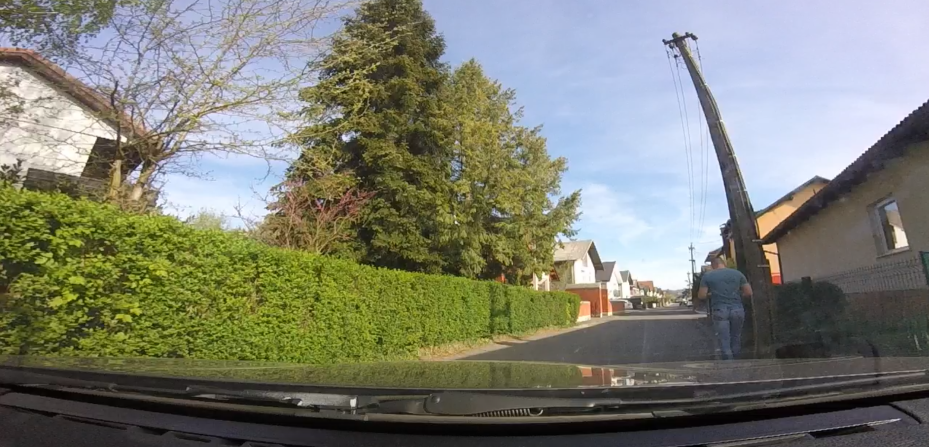
#> input picture detections/danger_detection/slika_02_27.PNG, 1857 x 894 px, found by its file name (shown at 1/2 size)
$ python danger_detection_v1.py
#> lines starting #> are read from the running program, lines starting #| are printed output that depends on the picture; after the words box and inside, x2 and y2 are one past the last pixel; in counts of white or black regions, pixels touching at a corner belong together
#> further down, frame is the input picture: shape (894, 1857, 3); mean B, G, R 114.7, 127.5, 125.4
import numpy as np
import cv2
from shapely.geometry import Polygon, box
import matplotlib.pyplot as plt

# svg crta
danger_zone_points = np.array([
    [0, 560], [520, 530], [610, 500], [700, 500], [770, 530], [1280, 560]
], np.int32).reshape((-1, 1, 2))

# ustvarimo mejo nevarnosti in izrisemo + izris detekcije
def create_danger_zone_image(background_img, danger_zone_points, detections):
    img = background_img.copy()
    img = cv2.resize(img, (1280, 720))
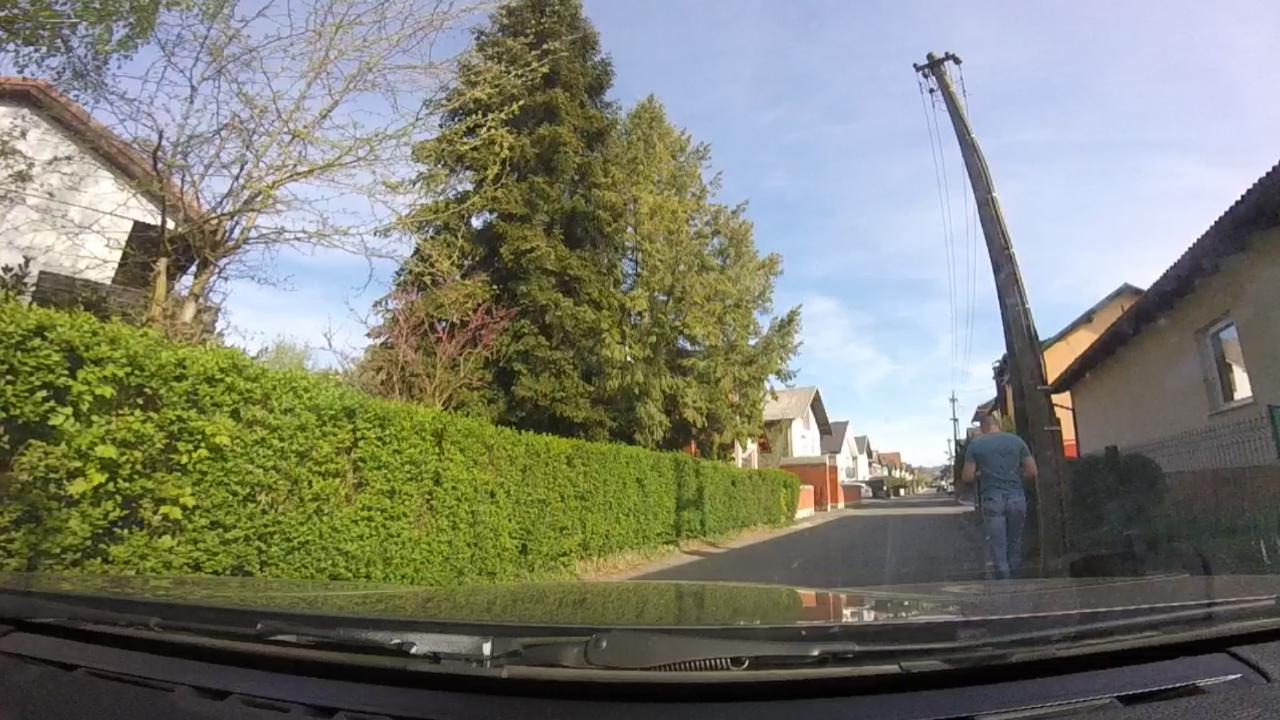
#> img: shape (720, 1280, 3); mean B, G, R 114.6, 127.4, 125.3
    # meja nevarnosti
    cv2.polylines(img, [danger_zone_points], isClosed=False, color=(0, 0, 255), thickness=2)
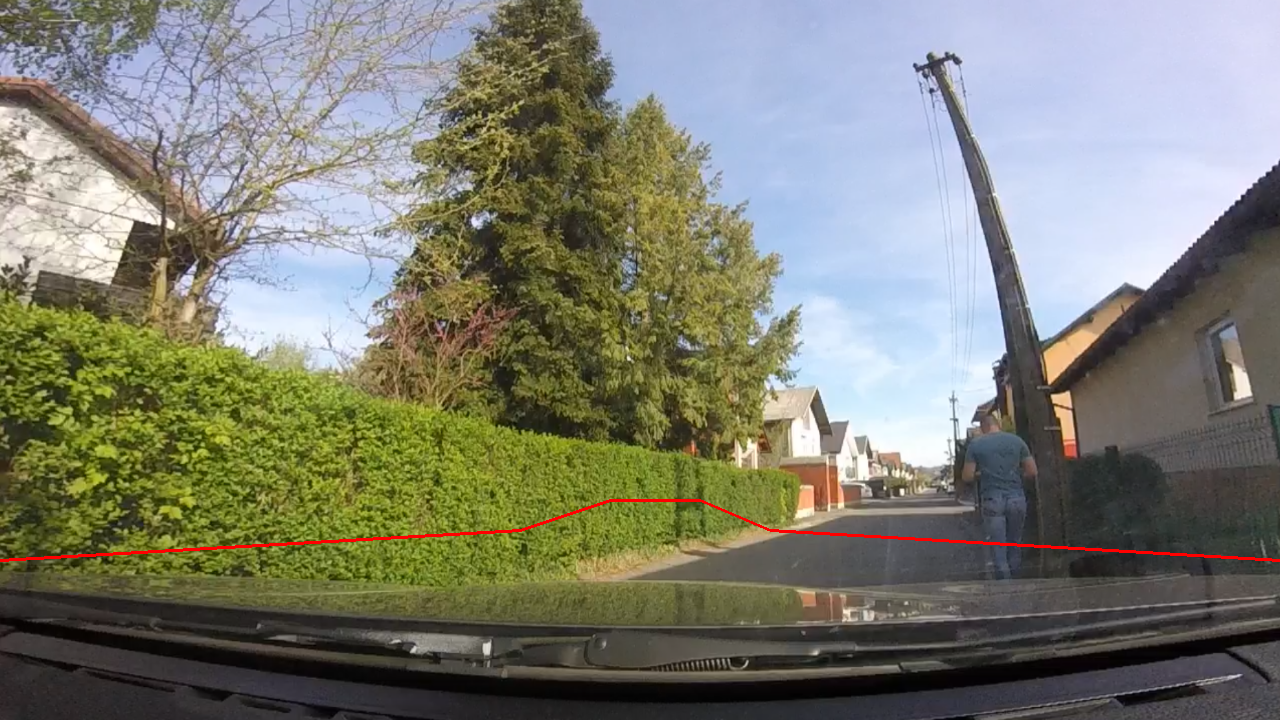
#> img: shape (720, 1280, 3); 0.41% of pixels changed, all inside (x1, y1, x2, y2) = (0, 499, 1280, 562)

    # izris boxov za pesce
    for (x1, y1, x2, y2) in detections:
        cv2.rectangle(img, (x1, y1), (x2, y2), (0, 255, 0), 2)
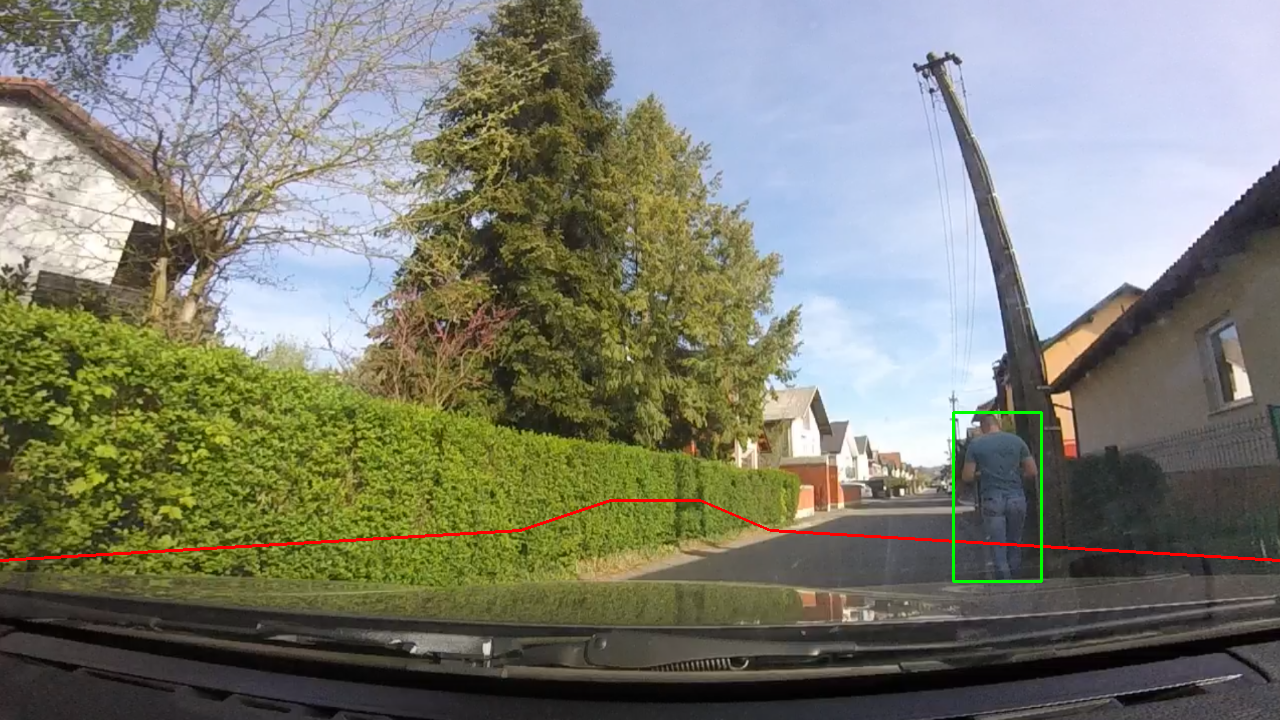
#> img: shape (720, 1280, 3); 0.17% of pixels changed, all inside (x1, y1, x2, y2) = (952, 411, 1043, 583)

    return img

# testni primer detekcije
detections = [(953, 412, 1041, 581)]

frame = cv2.imread("slika_02_27.png")  # vnos testne slike
#frame = cv2.resize(frame, (1280, 720))

# izris meje nevarnosti
danger_zone_img = create_danger_zone_image(frame, danger_zone_points, detections)

plt.imshow(cv2.cvtColor(danger_zone_img, cv2.COLOR_BGR2RGB))
plt.title('Detekcija nevarnosti')
plt.show()

# spremenimo mejo v polygon
danger_zone_polygon = Polygon(danger_zone_points.reshape((-1, 2)))

# FUNKCIJA ZA PREVERJANJE NEVARNOSTI
def is_pedestrian_in_danger_zone(detections, danger_zone_polygon):
    for (x1, y1, x2, y2) in detections:
        pedestrian_box = box(x1, y1, x2, y2)  # ustvari box
        if danger_zone_polygon.intersects(pedestrian_box):
            return True
    return False

# preverimo nevarnosti za testni primer
if is_pedestrian_in_danger_zone(detections, danger_zone_polygon):
    print("PAZI PESEC!")

# funkcija za skripto pedestrian_detection_v1.py
def danger_detection(detections):
    return is_pedestrian_in_danger_zone(detections, danger_zone_polygon)
